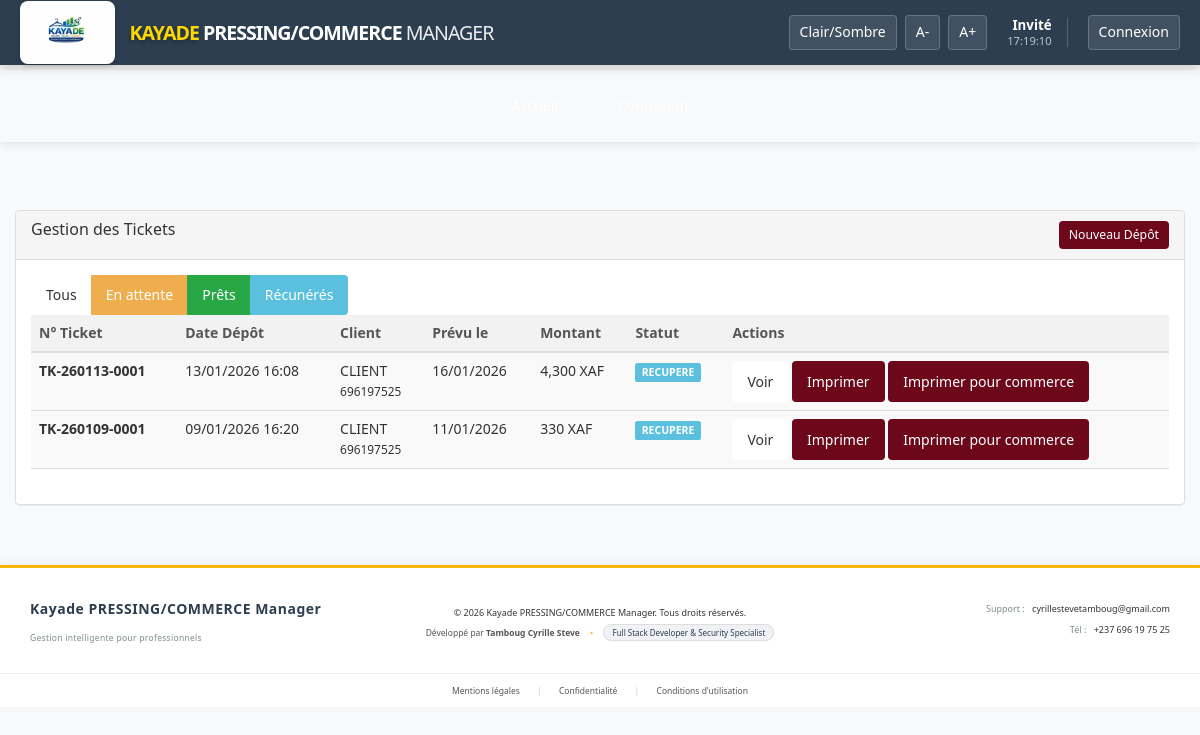
Screenshot of /pages/tickets/list.php?status=en_attente with the database file from the repository.
### tables this page shows
CREATE TABLE `tickets` (
  `id_ticket` int(11) NOT NULL,
  `numero_ticket` varchar(20) NOT NULL,
  `id_client` int(11) DEFAULT NULL,
  `id_agence` int(11) NOT NULL,
  `id_utilisateur` int(11) NOT NULL COMMENT 'Réceptionniste',
  `date_depot` datetime NOT NULL,
  `date_retrait_prevue` datetime DEFAULT NULL,
  `date_retrait_reelle` datetime DEFAULT NULL,
  `statut` enum('en_attente','en_traitement','pret','recupere','annule') DEFAULT 'en_attente',
  `notes` text DEFAULT NULL,
  `montant_total` decimal(10,2) DEFAULT 0.00,
  `montant_verse` decimal(10,2) DEFAULT 0.00,
  `montant_remise` decimal(10,2) DEFAULT 0.00,
  `mode_paiement` enum('especes','carte','cheque','mobile','autre') DEFAULT 'especes',
  `notes_client` text DEFAULT NULL,
  `notes_interne` text DEFAULT NULL,
  `created_at` timestamp NOT NULL DEFAULT current_timestamp(),
  `updated_at` timestamp NOT NULL DEFAULT current_timestamp() ON UPDATE current_timestamp(),
  `nombre_articles` int(11) DEFAULT 1,
  `statut_livraison` varchar(50) DEFAULT 'en_attente',
  `mode_retrait` enum('boutique','livraison') DEFAULT 'boutique',
  `total_ttc` decimal(10,2) DEFAULT 0.00
);

CREATE TABLE `clients` (
  `id_client` int(11) NOT NULL,
  `id_parrain` int(11) DEFAULT NULL,
  `nom_client` varchar(100) NOT NULL,
  `prenom_client` varchar(100) DEFAULT NULL,
  `telephone` varchar(20) NOT NULL,
  `email` varchar(100) DEFAULT NULL,
  `adresse` text DEFAULT NULL,
  `date_inscription` timestamp NOT NULL DEFAULT current_timestamp(),
  `points_fidelite` int(11) DEFAULT 0,
  `remise_speciale` decimal(5,2) DEFAULT 0.00,
  `notes` text DEFAULT NULL,
  `est_actif` tinyint(1) DEFAULT 1,
  `id_agence` int(11) DEFAULT NULL
);

### pages/Tickets/list.php (the view, shortened to what this page needs)
<?php
require_once '../../fonctions/database.php';
$sql = "SELECT t.*, c.nom_client, c.telephone, u.nom_complet as caissier
        FROM tickets t
        JOIN clients c ON t.id_client = c.id_client
        JOIN utilisateurs u ON t.id_utilisateur = u.id_utilisateur";
$sql .= " ORDER BY t.date_depot DESC";
$tickets = $pdo->query($sql)->fetchAll();
include '../../templates/header.php';
include '../../templates/navigation.php';
?>
<div class="container-fluid mt-4">
    <div class="panel panel-default">
        <div class="panel-heading" style="display:flex; justify-content:space-between;">
            <h3 class="panel-title">Gestion des Tickets</h3>
            <a href="create.php" class="btn btn-primary btn-sm">Nouveau Dépôt</a>
        </div>
        <div class="panel-body">
            <div class="btn-group mb-3">
                <a href="list.php" class="btn btn-default">Tous</a>
                <a href="list.php?statut=en_attente" class="btn btn-warning">En attente</a>
                <a href="list.php?statut=pret" class="btn btn-success">Prêts</a>
                <a href="list.php?statut=recupere" class="btn btn-info">Récunérés</a>
            </div>
            <table class="table table-striped table-hover mt-3">
                <thead>
                    <tr>
                        <th>N° Ticket</th>
                        <th>Date Dépôt</th>
                        <th>Client</th>
                        <th>Prévu le</th>
                        <th>Montant</th>
                        <th>Statut</th>
                        <th>Actions</th>
                    </tr>
                </thead>
                <tbody>
                    <?php foreach($tickets as $t): ?>
                    <tr>
                        <td><strong><?= $t['numero_ticket'] ?></strong></td>
                        <td><?= date('d/m/Y H:i', strtotime($t['date_depot'])) ?></td>
                        <td><?= $t['nom_client'] ?> <br> <small><?= $t['telephone'] ?></small></td>
                        <td><?= date('d/m/Y', strtotime($t['date_retrait_prevue'])) ?></td>
                        <td><?= number_format($t['montant_total'], 0) ?> XAF</td>
                        <td>
                            <?php
                                $class = ['en_attente'=>'warning', 'pret'=>'success', 'recupere'=>'info', 'annule'=>'danger'];
                                $lbl = $class[$t['statut']] ?? 'default';
                            ?>
                            <span class="label label-<?= $lbl ?>"><?= strtoupper($t['statut']) ?></span>
                        </td>
                        <td>
                            <a href="view.php?id=<?= $t['id_ticket'] ?>" class="btn btn-xs btn-default">Voir</a>
                            <a href="print.php?id=<?= $t['id_ticket'] ?>" class="btn btn-xs btn-primary">Imprimer</a>
                            <a href="print_commerce.php?id=<?= $t['id_ticket'] ?>" class="btn btn-xs btn-primary">Imprimer pour commerce</a>
                        </td>
                    </tr>
                    <?php endforeach; ?>
                </tbody>
            </table>
        </div>
    </div>
</div>
<?php include '../../templates/footer.php'; ?>

### rows the page displays
tickets: numero_ticket "TK-260113-0001", date_depot "13/01/2026 16:08", id_client.nom_client "CLIENT", id_client.telephone "696197525", date_retrait_prevue "16/01/2026", montant_total "4,300", statut "RECUPERE"
tickets: numero_ticket "TK-260109-0001", date_depot "09/01/2026 16:20", id_client.nom_client "CLIENT", id_client.telephone "696197525", date_retrait_prevue "11/01/2026", montant_total "330", statut "RECUPERE"

### other values shown
$nomUtilisateur "Invité"
